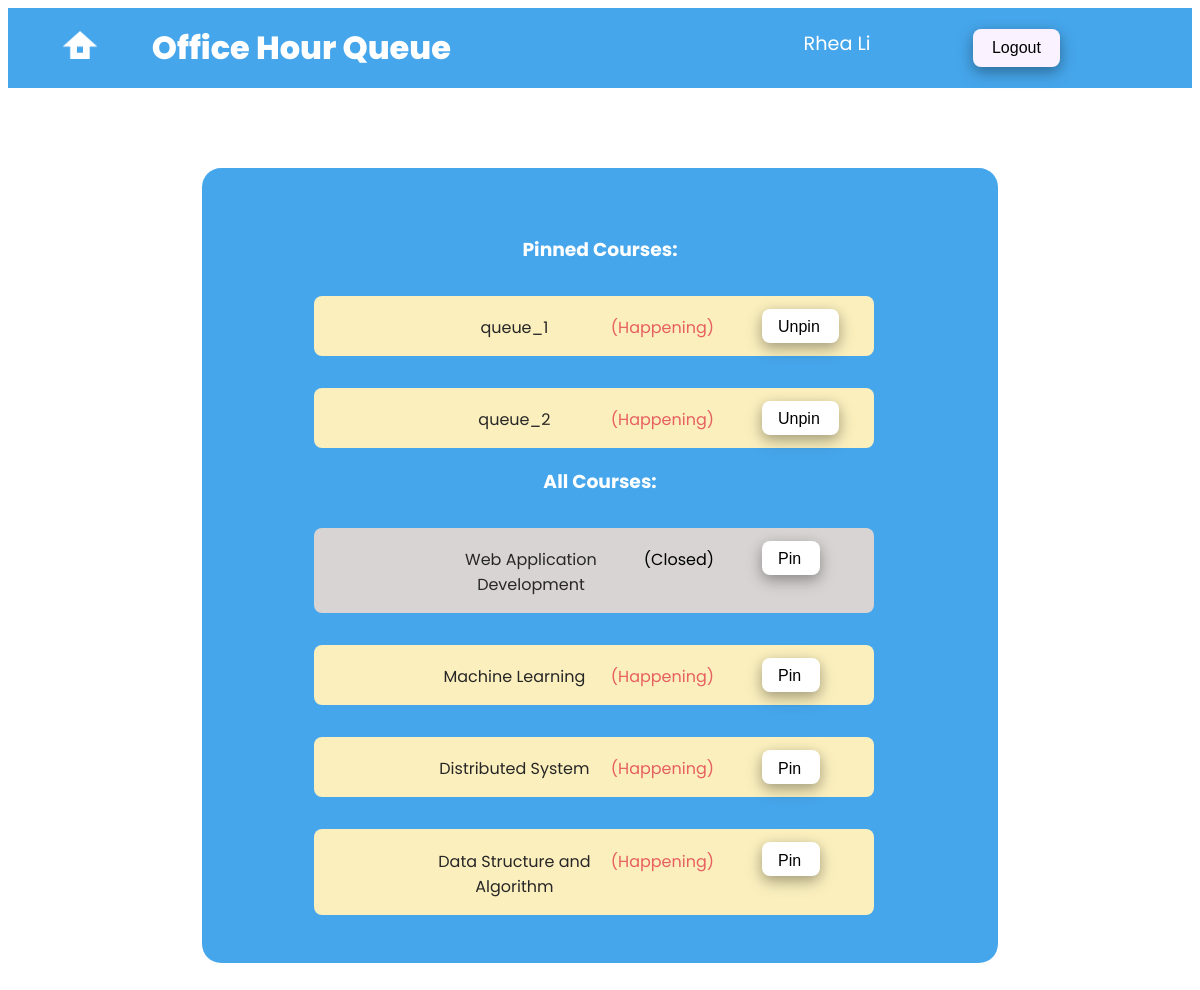
The page /courses (signed in) on the database its author committed.
### ohq/models.py (models this page shows, shortened)
class Queue(models.Model):
    name = models.CharField(max_length=20, unique=True)
    enabled = models.BooleanField()

### ohq/views.py (the view)
# urls.py: path('courses', views.courses_page, name='courses'),
@login_required
def courses_page(request):
    pinned_course = PinnedQueue.objects.filter(
        user_id__exact=request.user.id
    )
    pinned_course_list = []
    if pinned_course.count() > 0:
        pinned_course_list = pinned_course[0].pinned_course_list.all()
    unpinned_course_list = []
    for course in Queue.objects.all():
        if course not in pinned_course_list:
            unpinned_course_list.append(course)
    return render(request, 'ohq/courses.html',
                  {'unpinned_course': unpinned_course_list, 'pinned_course': pinned_course_list})

### ohq/templates/ohq/courses.html (shortened to what this page needs)
<!DOCTYPE html>
<html lang="en">
<head>
    {% load static %}
    <link href="{% static 'ohq/course.css' %}" rel="stylesheet" type="text/css">
</head>
<body>
        <div class='container'>
            <div class="container-item1" style="flex-basis: 10px; flex-grow: 2;">
                <a class="line-logo"><img src="/static/ohq/side-logo.png" alt='logo' class='logo' width="40px" height="28px"></a>
                <a class="ohq-text">Office Hour Queue</a>
            </div>
            <div class="container-item2" style="flex-basis: 10px; flex-grow: 1;">
                <a class="user-name"> {{ user.first_name }} {{ user.last_name }}</a>
                <a  href="{% url 'logout' %}"><button class="logout-button">Logout</button></a>
            </div>
        </div>
        <div class="courses-list-div">
            <div class="pinned-course-div">
            <h3> Pinned Courses: </h3>
                {% for course in pinned_course %}
                {% if course.enabled %}
                <div class="enabled-course-container">
                    <div class="course-name-container">
                        <a class="course-name" href="{% url 'role-redirect' course.id %}">
                            {{course.name}}
                        </a>
                        <a class="class-happening"> (Happening) </a>
                    </div>
                    <div class="unpin-container">
                        <form class="pin-course" action="{% url 'pin_course' course.id %}" method="post">
                            <button class="pin-button">Unpin</button>
                        </form>
                    </div>
            </div>
            {% endif %}
             {% endfor %}
            </div>
            <div class="unpinned-course-div">
            <h3> All Courses: </h3>
                {% for course in unpinned_course %}
                {% if course.enabled %}
                <div class="enabled-course-container">
                <div class="course-name-container">
                    <a class="course-name" href="{% url 'role-redirect' course.id %}">
                        {{course.name}}
                    </a>
                    <a class="class-happening"> (Happening) </a>
               </div>
                <div class="unpin-container">
                    <form class="pin-course" action="{% url 'pin_course' course.id %}" method="post">
                        <button class="pin-button">Pin</button>
                    </form>
                </div>
            </div>
            {% else %}
            <div class="disabled-course-container">
                <div class="course-name-container">
                    <a class="course-name" href="{% url 'role-redirect' course.id %}">
                        {{course.name}}
                    </a>
                    <a class="class-closed"> (Closed) </a>
               </div>
                <div class="unpin-container">
                    <form class="pin-course" action="{% url 'pin_course' course.id %}" method="post">
                        <button class="pin-button">Pin</button>
                    </form>
                </div>
            </div>
            {% endif %}
            {% endfor %}
            </div>
        </div>
</body>

### ohq/static/ohq/course.css (style rules this page uses)
body { background:white; font-family: 'Poppins', sans-serif; }
.ohq-text { min-width: 350px; }
.container { background-color: #46A6EB; height: 5em; display: flex; flex-direction: row; flex-wrap: nowrap; justify-content: space-around; align-items: center; min-width: 1000px; }
.container-item1 { color: white; text-align: center; width: 10em; line-height: 200%; font-weight: 800; font-size: 2em; flex-basis: 10em; display: flex; align-items: center; }
.container-item2 { display:flex; min-width: 200px; float: right; }
.line-logo { text-align: center; margin-left:1em; margin-right:0.2em; min-width: 80px; }
.user-name { color: white; font-size: 1.2em; margin:0px 1em 0em 0.5em; min-width: 150px; float: right; }
.logout-button { text-align: center; color:black; background-color: #FAF3FF; border: 0.5em; border-radius: 0.5em; padding: 0.6em 1.2em 0.6em 1.2em; font-size: 1em; margin:0em 1.5em 0em 0em; transition-duration: 0.4s; cursor: pointer; box-shadow: 0 4px 12px 0 rgba(0,0,0,0.2), 0 6px 18px 0 rgba(0,0,0,0.19); }
.courses-list-div { text-align: center; color:white; background-color: #46A6EB; min-height:25em; height: fit-content; width:50%; margin:5em auto; border: 0.5em; border-radius: 1.2em; padding: 3em 3em 3em 3em; min-width: 700px; }
.enabled-course-container { margin-left:4em; text-align: center; height:auto; width:80%; border-radius: 0.5em; display: flex; margin-top:2em; background-color: #faefbd; }
.class-happening { margin-left: 0.5em; color: rgb(231, 95, 95) }
.class-closed { margin-left: 0.5em; }
.disabled-course-container { margin-left:4em; text-align: center; color: black; background-color: rgb(216, 212, 212); height:auto; width:80%; border-radius: 0.5em; display: flex; margin-top:2em; }
.course-name-container { margin-left: 7em; margin-right:3em; margin-top:1.2em; margin-bottom:1em; display: flex; width: 80%; }
.pin-button { margin-top: 0.8em; margin-right:4em; text-align: center; color:black; background-color: white; border: 0.5em; border-radius: 0.5em; padding: 0.6em 1.2em 0.4em 1em; font-size: 1em; transition-duration: 0.4s; cursor: pointer; box-shadow: 0 4px 12px 0 rgba(0,0,0,0.2), 0 6px 18px 0 rgba(0,0,0,0.19); }
.unpin-container { width: 20%; }
.course-name { margin: auto; text-decoration: none; color:rgb(40, 39, 39); }

### rows shown on the page
Queue: name "queue_1"
Queue: name "queue_2"
Queue: name "Web Application Development"
Queue: name "Machine Learning"
Queue: name "Distributed System"
Queue: name "Data Structure and Algorithm"

### other values the page prints
{{ user.first_name }} "Rhea"
{{ user.last_name }} "Li"
